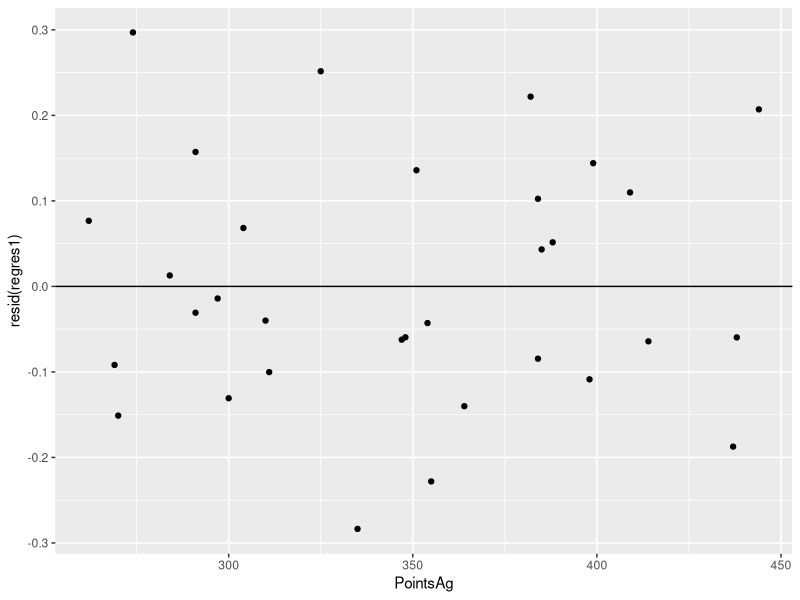
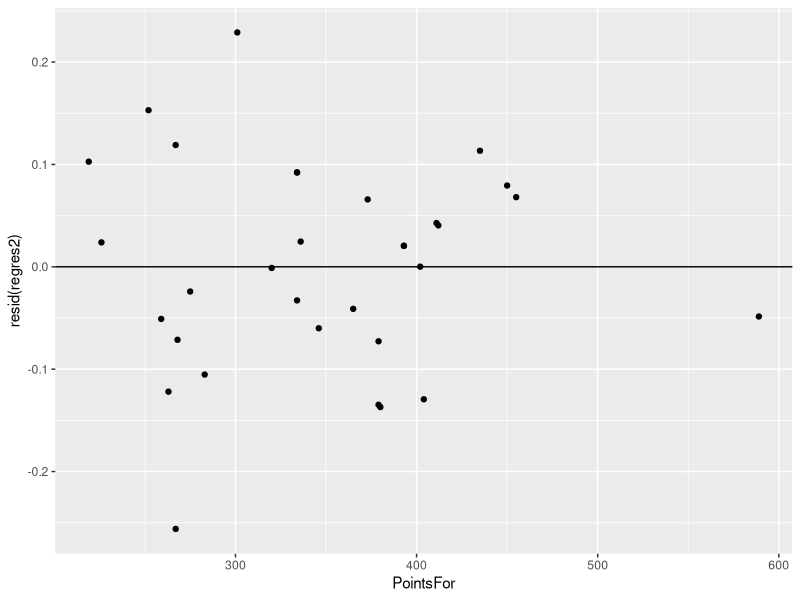
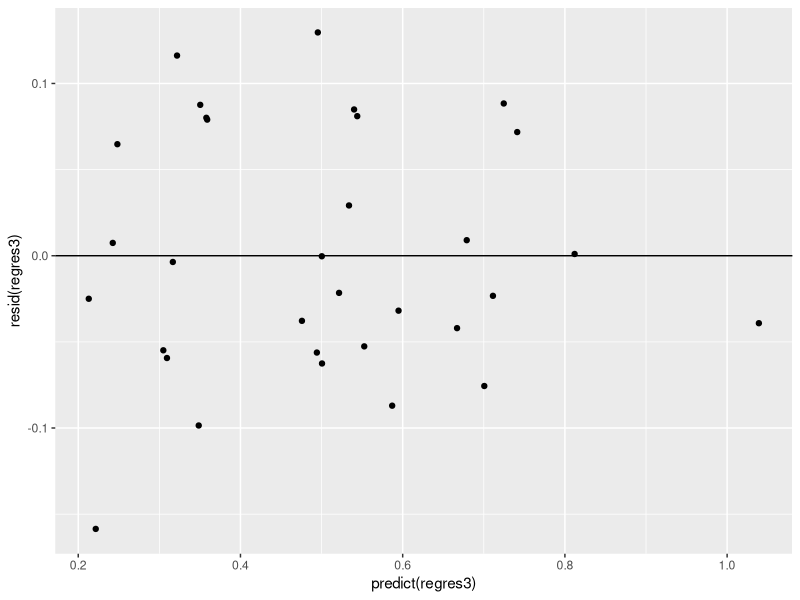
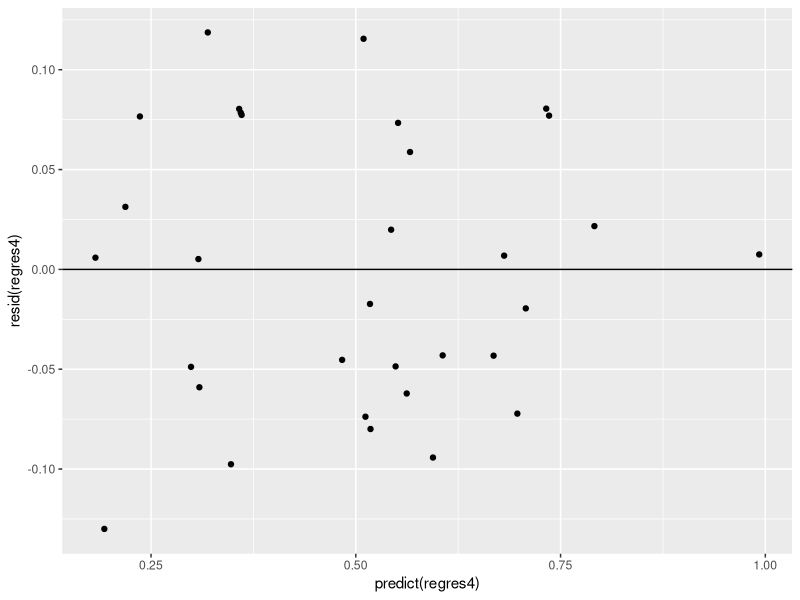

Write R code to recreate these figures, in order.
setwd("C:/Users/tntje/work/school/applied-stats/assignment11")

library(ggplot2)

nfl <- read.csv("./nfl.csv")
# View(data)

regres1 <- lm(nfl$WinPct~nfl$PointsAg)
summary(regres1)
anova(regres1)
rp1 <- ggplot(data = nfl, aes(x = PointsAg, y = resid(regres1))) + geom_point()
rp1 <- rp1 + labs(
  x = "PointsAg",
  y = "resid(regres1)"
)
rp1 <- rp1 + geom_hline(aes(yintercept = 0))
rp1

regres2 <- lm(nfl$WinPct~nfl$PointsFor)
summary(regres2)
anova(regres2)
rp2 <- ggplot(data = nfl, aes(x = PointsFor, y = resid(regres2))) + geom_point()
rp2 <- rp2 + labs(
  x = "PointsFor",
  y = "resid(regres2)"
)
rp2 <- rp2 + geom_hline(aes(yintercept = 0))
rp2

regres3 <- lm(nfl$WinPct~nfl$PointsAg+nfl$PointsFor)
summary(regres3)
anova(regres3)
rp3 <- ggplot(data = nfl, aes(x = predict(regres3), y = resid(regres3))) + geom_point()
rp3 <- rp3 + labs(
  x = "predict(regres3)",
  y = "resid(regres3)"
)
rp3 <- rp3 + geom_hline(aes(yintercept = 0))
rp3

regres4 <- lm(nfl$WinPct~nfl$PointsAg*nfl$PointsFor)
summary(regres4)
anova(regres4)
rp4 <- ggplot(data = nfl, aes(x = predict(regres4), y = resid(regres4))) + geom_point()
rp4 <- rp4 + labs(
  x = "predict(regres4)",
  y = "resid(regres4)"
)
rp4 <- rp4 + geom_hline(aes(yintercept = 0))
rp4
